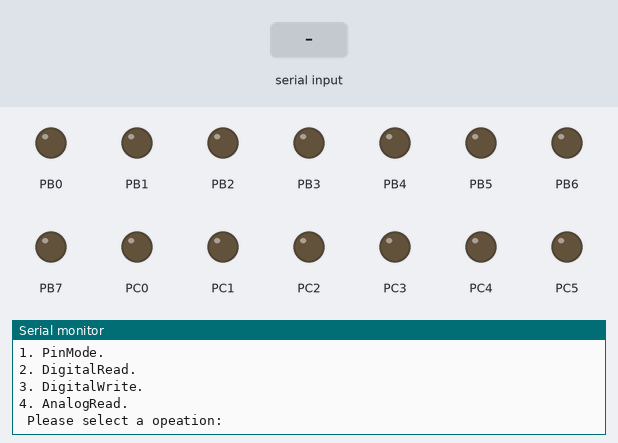
Recording of a program running on a simulated ATmega328P, built with avr-gcc and emulated at 16 MHz. Shown: output pins drawn as LEDs (lit = HIGH), the last lines printed to the serial monitor. The test bench sets the inputs (shaded band).

Above: at 1.2 s.
1.3 s: "1" received over Serial
At 2.4 s:
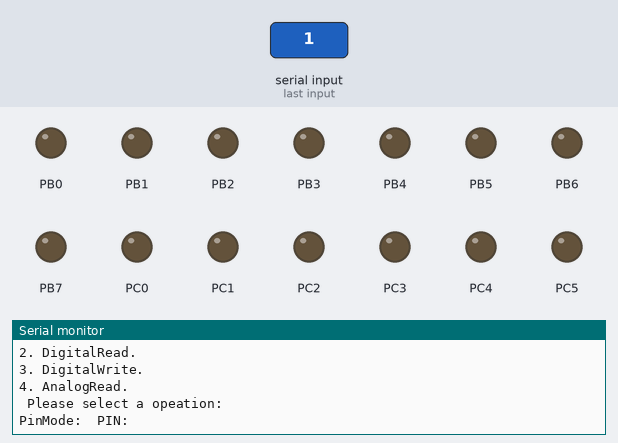
2.8 s: "90,45\n" received over Serial
At 4.0 s:
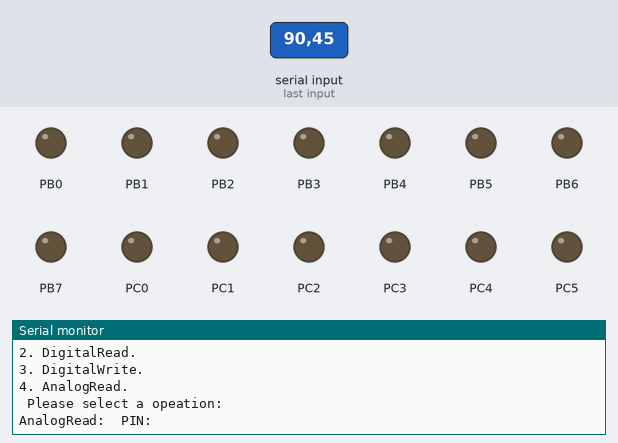
4.3 s: "2" received over Serial
At 4.42 s:
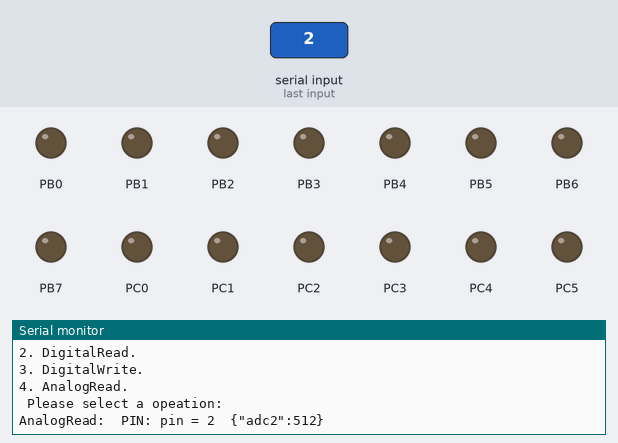

Measured:
- after the input at 1.3 s, the serial monitor: prints a new line at once (image 1)
- after the input at 2.8 s, the serial monitor: prints a new line at once (image 2)
- after the input at 4.3 s, the serial monitor: prints a new line at once (image 3)

The program:

Main.c
```c
/*
 * Doxygen tutorail site: http://wiki.vmars.tuwien.ac.at/index.php/Doxygen_Primer
 * and here http://mcuoneclipse.com/2012/06/25/5-best-eclipse-plugins-1-eclox-with-doxygen-graphviz-and-mscgen/
 * to make pdf output go to latex directory and run make command
 */

/**
 * @file usart.c
 * @author rezwan
 * @date 05.06.2015
 *
 * @brief AVR ATMEGA328P USART communication example for CSE3023.
 *
 * A simple echo program that receives a character from computer and echos it back.
 *  Eclipse may cause problem in macro resolution = 'Symbol xxx could not be resolved'.
 *  If someone encounters this problem following steps should resolve the matter.
 *  In the project explorer right click on the project then go to 'index' and left click on Rebuild'
 */
#include <avr/io.h>
#include <stdio.h>
#include <util/delay.h>

#define F_CPU 16000000UL /**< Clock speed for delay functions. */

#define FOSC 16000000 /**< Clock speed for UBRR calculation. refer page 179 of 328p datasheet. */
#define BAUD 9600 /**< Baud Rate in bps. refer page 179 of 328p datasheet. */
#define MYUBRR FOSC/16/BAUD-1 /**< UBRR = (F_CPU/(16*Baud))-1 for asynch USART page 179 328p datasheet. Baud rate 9600bps, assuming	16MHz clock UBRR0 becomes 0x0067*/
int result;
/**
 * @brief Initialize USART for 8 bit data transmit no parity and 1 stop bit.
 *
 *@details This is a code snippet from datasheet page 182
 *
 * @param ubrr The UBRR value calculated in macro MYUBRR
 * @see MYUBRR
 */
void USART_init(unsigned int ubrr) {

	UCSR0C = (0 << USBS0) | (3 << UCSZ00); /// Step 1. Set UCSR0C in Asynchronous mode, no parity, 1 stop bit, 8 data bits
	UCSR0A = 0b00000000; /// Step 2. Set UCSR0A in Normal speed, disable multi-proc

	UBRR0H = (unsigned char) (ubrr >> 8); /// Step 3. Load ubrr into UBRR0H and UBRR0L
	UBRR0L = (unsigned char) ubrr;

	UCSR0B = 0b00011000; /// Step 4. Enable Tx Rx and disable interrupt in UCSR0B
}

/**
 * @brief Send 8bit data.
 *
 *@details This is a code snippet from datasheet page 184
 *
 * @param data The 8 bit data to be sent
 */

int USART_send(char c, FILE *stream) {

	while (!(UCSR0A & (1 << UDRE0))) /// Step 1.  Wait until UDRE0 flag is high. Busy Waitinig
	{
		;
	}

	UDR0 = c; /// Step 2. Write char to UDR0 for transmission
}
/**
 * @brief Receive 8bit sata.
 *
 *@details This is a code snippet from datasheet page 187
 *
 * @return Returns received data from UDR0
 */
int USART_receive(FILE *stream) {

	while (!(UCSR0A & (1 << RXC0)))
		/// Step 1. Wait for Receive Complete Flag is high. Busy waiting
		;

	return UDR0; /// Step 2. Get and return received data from buffer
}

/**
 * @brief Program entry point.
 *
 *@details This is a code snippet from datasheet page 187.
 *Initialize the usart communication.
 *Then in the while loop first wait for the data and then echo it back.
 *
 */

void init_ADC() {
	/// ADMUX section 23.9.1 page 262
	///BIT 7 and BIT 6   AVCC with external capacitor at AREF pin REFS0 =0 and REFS1= 1
	/// BIT 5   ADC Left Adjust Result ADLAR = 0
	/// BIT 3:0  MUX3:0 0b0000 for channel 0
	ADMUX = 0b01000000;
	//same as previous line
	//	ADMUX = (_BV(REFS0))| (ADMUX & ~_BV(REFS1))|(_BV(ADLAR))|(ADMUX & ~_BV(MUX3))|(ADMUX & ~_BV(MUX2))|(ADMUX & ~_BV(MUX1))|(ADMUX & ~_BV(MUX0));

	///DIDR0   Digital Input Disable Register 0 section Section 23.9.4 page 265 - 266
	/// Disable digital input buffer of ADC0 to save power consumption
	//DIDR0 = 0b00000001;

	/// ADSCRA ADC Control and Status Register A Section 23.9.2 page 263 -264
	///Bit 7   ADEN: ADC Enable =1 enable ADC
	///Bit 6   ADSC: ADC Start Conversion =0 do not start conversion
	///Bit 5   ADATE: ADC Auto Trigger Enable = 0 Disable trigger
	///Bit 4   ADIF: ADC Interrupt Flag = 0
	///Bit 3   ADIE: ADC Interrupt Enable = 0 Disable ADC interrupt
	///Bits 2:0   ADPS2:0: ADC Prescaler Select Bits 010 division factor = 4
	ADCSRA = 0b10000111;

}

uint16_t analogRead(uint8_t ch) {
	// select the corresponding channel 0~7
	// ANDing with ’7′ will always keep the value
	// of ‘ch’ between 0 and 7
	ch &= 0b00000111;  // AND operation with 7
	ADMUX = (ADMUX & 0xF8) | ch; // clears the bottom 3 bits before ORing

	// start single convertion
	// write ’1′ to ADSC
	ADCSRA |= (1 << ADSC);

	// wait for conversion to complete
	// ADSC becomes ’0′ again
	// till then, run loop continuously
	while (ADCSRA & (1 << ADSC))
		;

	return (ADC);
}

void pinMode(uint8_t pin, uint8_t mode) {

	printf("\npin = %d\tmode = %d", pin, mode);
	if (pin >= 2 && pin <= 7 && mode == 1) {
		DDRD |= _BV(pin);
		printf("\tPIN %d is set as OUTPUT.\n", pin);
	} else if (pin >= 2 && pin <= 7 && mode == 0) {
		DDRD &= ~_BV(pin);
		printf("\tPIN %d is set as INPUT.\n", pin);

	} else if (pin >= 8 && pin <= 13 && mode == 1) {
		DDRB |= _BV(pin - 8);
		printf("\tPIN %d is set as OUTPUT.\n", pin);
	} else if (pin >= 8 && pin <= 13 && mode == 0) {
		DDRB &= ~_BV(pin - 8);
		printf("\tPIN %d is set as INPUT.\n", pin);
	}
}

void digitalRead(uint8_t pin) {

	if (pin >= 2 && pin <= 7) {
		if (bit_is_set(DDRD, pin))
			printf("\tPIN %d is set as OUTPUT.\n", pin);
		else
			printf("\tPIN %d is set as INPUT.\n", pin);
	}
	if (pin >= 8 && pin <= 13) {
		if (bit_is_set(DDRB, pin - 8))
			printf("\tPIN %d is set as OUTPUT.\n", pin);
		else
			printf("\tPIN %d is set as INPUT.\n", pin);
	}

}

void digitalWrite(uint8_t pin, uint8_t mode) {

	printf("\npin = %d\tmode = %d", pin, mode);
	if (pin >= 2 && pin <= 7 && mode == 1) {
		DDRD |= _BV(pin);
		printf("\tPIN %d is set as OUTPUT.\n", pin);
	} else if (pin >= 2 && pin <= 7 && mode == 0) {
		DDRD &= ~_BV(pin);
		printf("\tPIN %d is set as INPUT.\n", pin);

	} else if (pin >= 8 && pin <= 13 && mode == 1) {
		DDRB |= _BV(pin - 8);
		printf("\tPIN %d is set as OUTPUT.\n", pin);
	} else if (pin >= 8 && pin <= 13 && mode == 0) {
		DDRB &= ~_BV(pin - 8);
		printf("\tPIN %d is set as INPUT.\n", pin);
	}
}

int main() {

	init_ADC();
	USART_init(MYUBRR);
	stdout = fdevopen(USART_send, NULL);
	stdin = fdevopen(NULL, USART_receive);

	DDRD = 0xFF;
	DDRB = 0xFF;
	DDRC = 0xFF;

	PORTD = 0x00;
	PORTB = 0x00;
	PORTC = 0x00;

	unsigned char select;
	unsigned char a;
	unsigned char b;
	unsigned char m;

	uint8_t pin;
	uint8_t mode;

	while (1) {

		printf(
				"\n\n**pinMode(),digitalWrite() and digitalRead() for pin 2-13 and analogueRead() 0-5.\n");
		printf("Mode 0 as INPUT and 1 as OUTPUT.\n\n");
		printf("1. PinMode.\n");
		printf("2. DigitalRead.\n");
		printf("3. DigitalWrite.\n");
		printf("4. AnalogRead.\n");
		printf("\n Please select a opeation:\t");
		scanf("%c", &select);
		printf("\n\n");
		switch (select) {
		case '1':
			printf("PinMode:\tPIN: ");
			scanf("%c %c", &a, &b);  // input 2 value like 02 or 12 as pin
			printf("\tMODE: ");
			scanf("%c", &m);
			// ASCII value of 0 is 48
			//Converting char to uint8_t data type [value - 48]
			if (a - 48 == 0) {
				pin = b - 48;
			} else {
				pin = 10 + (b - 48);
			}

			mode = m - 48;
			pinMode(pin, mode);
			break;
		case '2':
			printf("DigitalRead:\tPIN: ");
			scanf("%c %c", &a, &b);
			// ASCII value of 0 is 48
			//Converting char to uint8_t data type [value - 48]
			if (a - 48 == 0) {
				pin = b - 48;
			} else {
				pin = 10 + (b - 48);
			}
			digitalRead(pin);
			break;
		case '3':
			printf("DigitalWrite:\tPIN: ");
			scanf("%c %c", &a, &b);
			printf("\tMODE: ");
			scanf("%c", &m);
			// ASCII value of 0 is 48
			//Converting char to uint8_t data type [value - 48]
			if (a - 48 == 0) {
				pin = b - 48;
			} else {
				pin = 10 + (b - 48);
			}

			mode = m - 48;
			digitalWrite(pin, mode);
			break;
		case '4':

			printf("AnalogRead:\tPIN: ");
			scanf("%c", &a); //input only one value
			pin = a - 48;
			printf("pin = %d\t",pin);
			if (pin == 0) {
				result = analogRead(0b01000000);
				printf("{\"adc0\":%d}\n",result);
				_delay_ms(100);
			}
			if (pin == 1) {
				result = analogRead(0b01000001);
				printf("{\"adc1\":%d}\n",result);
				_delay_ms(100);
			}
			if (pin == 2) {
				result = analogRead(0b01000010);
				printf("{\"adc2\":%d}\n",result);
				_delay_ms(100);
			}
			if (pin == 3) {
				result = analogRead(0b01000011);
				printf("{\"adc3\":%d}\n", result);
				_delay_ms(100);
			}
			if (pin == 4) {
				result = analogRead(0b01000100);
				printf("{\"adc4\":%d}\n",result);
				_delay_ms(100);
			}
			if (pin == 5) {
				result = analogRead(0b01000101);
				printf("{\"adc5\":%d}\n",result);
				_delay_ms(100);
			}

			break;
		default:
			break;
		}

	}
}
```
